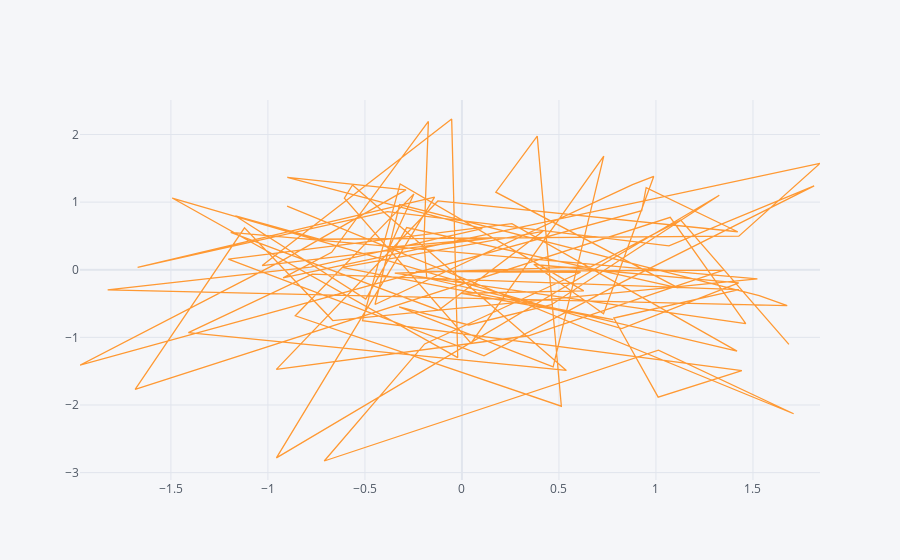

Notebook code cell kept with this figure:
### Code cell
df.iplot(kind='scatter', x='A',y='B')
